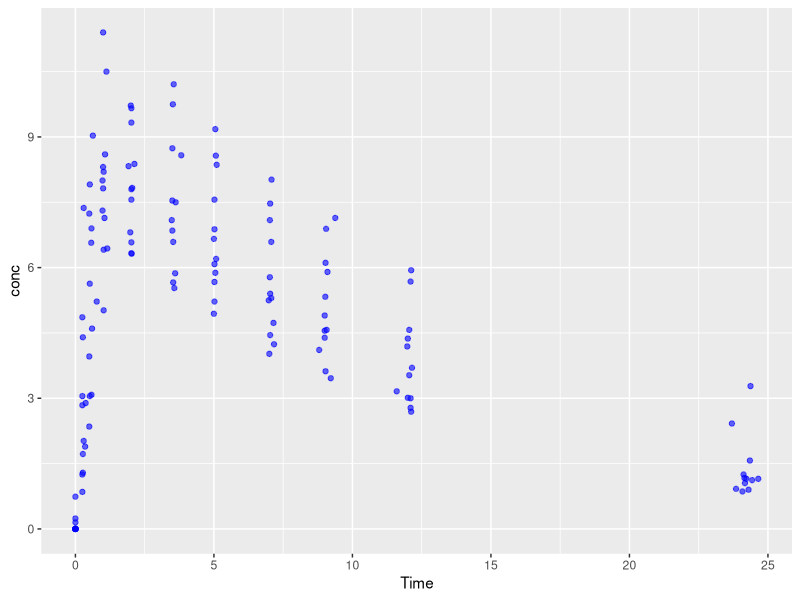

Here is the R script that generated this plot:
## ---- chunk 1
#| echo: fenced
#| eval: true
#| label: fig-pk
#| fig-width: 10
#| fig-cap: this is the caption
#| output-location: column-fragment

library(ggplot2)

pk.profile <- ggplot(Theoph, aes(x=Time, y=conc)) + 
    geom_point(color="blue", 
               alpha=0.6)

pk.profile
